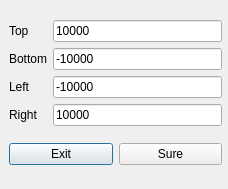
<?xml version="1.0" encoding="UTF-8"?>
<ui version="4.0">
 <class>BoundaryDialog</class>
 <widget class="QDialog" name="BoundaryDialog">
  <property name="geometry">
   <rect>
    <x>0</x>
    <y>0</y>
    <width>228</width>
    <height>189</height>
   </rect>
  </property>
  <property name="windowTitle">
   <string>Dialog</string>
  </property>
  <widget class="QWidget" name="">
   <property name="geometry">
    <rect>
     <x>9</x>
     <y>9</y>
     <width>213</width>
     <height>167</height>
    </rect>
   </property>
   <layout class="QVBoxLayout" name="verticalLayout_3">
    <item>
     <layout class="QHBoxLayout" name="horizontalLayout">
      <item>
       <layout class="QVBoxLayout" name="verticalLayout">
        <item>
         <widget class="QLabel" name="label_top">
          <property name="text">
           <string>Top</string>
          </property>
         </widget>
        </item>
        <item>
         <widget class="QLabel" name="label_bottom">
          <property name="text">
           <string>Bottom</string>
          </property>
         </widget>
        </item>
        <item>
         <widget class="QLabel" name="label_left">
          <property name="text">
           <string>Left</string>
          </property>
         </widget>
        </item>
        <item>
         <widget class="QLabel" name="label_right">
          <property name="text">
           <string>Right</string>
          </property>
         </widget>
        </item>
       </layout>
      </item>
      <item>
       <layout class="QVBoxLayout" name="verticalLayout_2">
        <item>
         <widget class="QLineEdit" name="lineEdit_top">
          <property name="text">
           <string>10000</string>
          </property>
         </widget>
        </item>
        <item>
         <widget class="QLineEdit" name="lineEdit_bottom">
          <property name="text">
           <string>-10000</string>
          </property>
         </widget>
        </item>
        <item>
         <widget class="QLineEdit" name="lineEdit_left">
          <property name="text">
           <string>-10000</string>
          </property>
         </widget>
        </item>
        <item>
         <widget class="QLineEdit" name="lineEdit_right">
          <property name="text">
           <string>10000</string>
          </property>
         </widget>
        </item>
       </layout>
      </item>
     </layout>
    </item>
    <item>
     <layout class="QHBoxLayout" name="horizontalLayout_2">
      <item>
       <widget class="QPushButton" name="pushButton_Exit">
        <property name="text">
         <string>Exit</string>
        </property>
       </widget>
      </item>
      <item>
       <widget class="QPushButton" name="pushButton_sure">
        <property name="text">
         <string>Sure</string>
        </property>
       </widget>
      </item>
     </layout>
    </item>
   </layout>
  </widget>
 </widget>
 <resources/>
 <connections/>
</ui>
